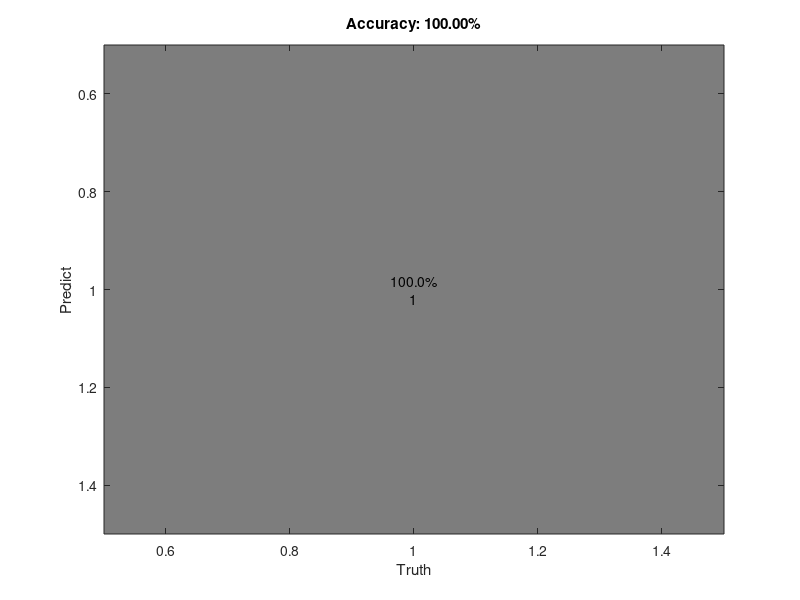

Recreate this plot in MATLAB. (Note: this script raises an error after producing the figure.)
function plotConfMat(varargin)
% Edit: Cuong Tran
% Thank for author! Vahe Tshitoyan.
% Visualize Confusion Matrix

switch (nargin)
    case 0
       confmat = 1;
       labels = {'1'};
    case 1
       confmat = varargin{1};
       labels = 1:size(confmat, 1);
    otherwise
       confmat = varargin{1};
       labels = varargin{2};
end
confmat(isnan(confmat))=0; % in case there are NaN elements
numlabels = size(confmat, 1); % number of labels
% calculate the percentage accuracies
confpercent = 100*confmat./repmat(sum(confmat, 1),numlabels,1);
% plotting the colors
imagesc(confpercent);
title(sprintf('Accuracy: %.2f%%', 100*trace(confmat)/sum(confmat(:))));
ylabel('Predict'); xlabel('Truth');
% set the colormap
colormap(flipud(gray));
% Create strings from the matrix values and remove spaces
textStrings = num2str([confpercent(:), confmat(:)], '%.1f%%\n%d\n');
textStrings = strtrim(cellstr(textStrings));
% Create x and y coordinates for the strings and plot them
[x,y] = meshgrid(1:numlabels);
hStrings = text(x(:),y(:),textStrings(:), ...
    'HorizontalAlignment','center');
% Get the middle value of the color range
midValue = mean(get(gca,'CLim'));
% Choose white or black for the text color of the strings so
% they can be easily seen over the background color
textColors = repmat(confpercent(:) > midValue,1,3);
set(hStrings,{'Color'},num2cell(textColors,2));
% Setting the axis labels
set(gca,'XTick',1:numlabels,...
    'XTickLabel',labels,...
    'YTick',1:numlabels,...
    'YTickLabel',labels,...
    'TickLength',[0 0]);
end